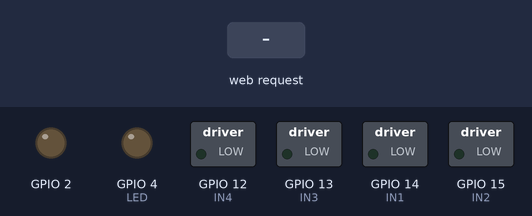
This sketch was run on a simulated ESP32. Shown: switched loads named in the sketch (green lamp = pin HIGH), output pins drawn as LEDs (lit = HIGH). Inputs (shaded band) come from the test bench. WiFi joins after 1.5 s; servers stay silent unless stated; what the sketch prints to the serial monitor is not drawn.

Above: at 2.7 s.
2.8 s: HTTP request GET /adelante received
At 3.3 s:
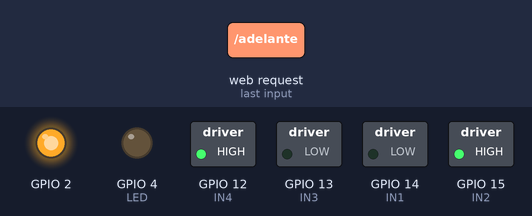
4.3 s: HTTP request GET /atras received
At 5.5 s:
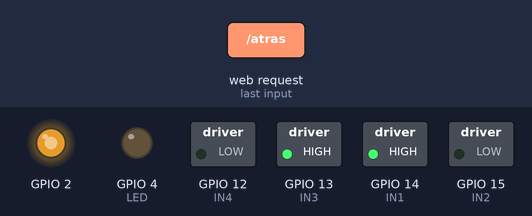
5.8 s: HTTP request GET /horario received
At 6.8 s:
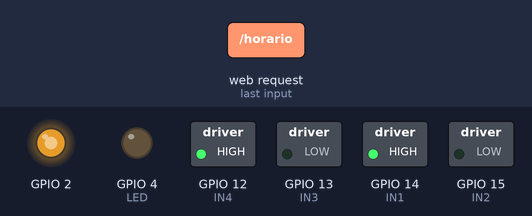
7.3 s: HTTP request GET /antihorario received
At 7.9 s:
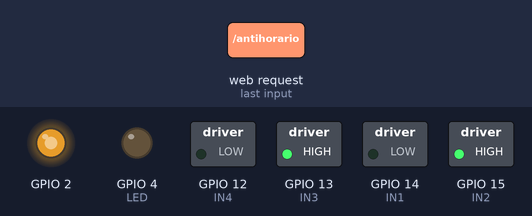
8.8 s: HTTP request GET /luces received
At 9.1 s:
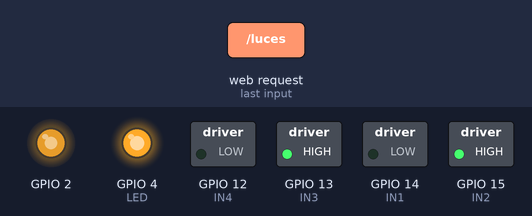
10.3 s: HTTP request GET /parar received
At 11.4 s:
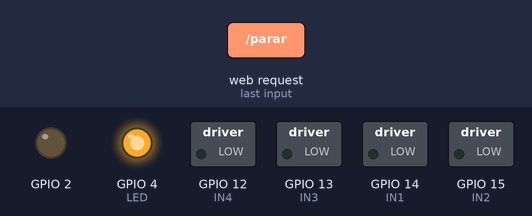
Timing chart, 0 to 12.8 s (numbered marks = the images above; inputs shaded):
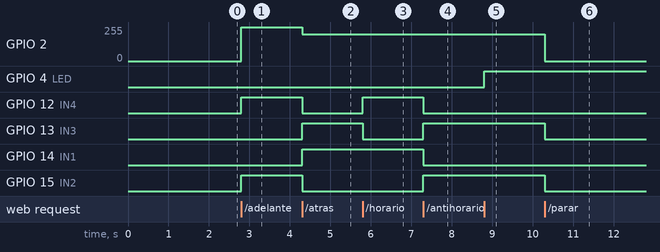

Measured:
- after the input at 2.8 s, GPIO 2: 0/255 → 255/255 at once; GPIO 12 (IN4), GPIO 15 (IN2): LOW → HIGH at once
- after the input at 4.3 s, GPIO 2: 255/255 → 199/255 at once; GPIO 12 (IN4), GPIO 15 (IN2): HIGH → LOW at once; GPIO 13 (IN3), GPIO 14 (IN1): LOW → HIGH at once
- after the input at 5.8 s, GPIO 12 (IN4): LOW → HIGH at once; GPIO 13 (IN3): HIGH → LOW at once
- after the input at 7.3 s, GPIO 12 (IN4), GPIO 14 (IN1): HIGH → LOW at once; GPIO 13 (IN3), GPIO 15 (IN2): LOW → HIGH at once
- after the input at 8.8 s, GPIO 4 (LED): LOW → HIGH at once
- after the input at 10.3 s, GPIO 2: 199/255 → 0/255 at once; GPIO 13 (IN3), GPIO 15 (IN2): HIGH → LOW at once

The sketch:

regularvelocidad.ino
```cpp
// Control de motores L298N con ESP32-CAM via WiFi
#include <WiFi.h>
#include <WebServer.h>

// ========== CONFIGURACIÓN WIFI ==========
const char* ssid = "Asuncion5";     // ⚠ CAMBIAR
const char* password = "44462987";  // ⚠ CAMBIAR

// Pines de conexión L298N a ESP32-CAM
#define IN1 14  // Motor A - Dirección 1
#define IN2 15  // Motor A - Dirección 2
#define IN3 13  // Motor B - Dirección 1
#define IN4 12  // Motor B - Dirección 2
#define LED 4

//Control velocidad
#define EN 2


int gradosXseg = 154;
float velocidadRobot = 0.67f;

WebServer server(80);

// Variables para giro de 1 segundo
bool giroActivo = false;
unsigned long tiempoInicio = 0;

void setup() {
  Serial.begin(115200);
  Serial.println("\n=== ESP32-CAM Control de Motores ===");

  // Configurar pines
  pinMode(IN1, OUTPUT);
  pinMode(IN2, OUTPUT);
  pinMode(IN3, OUTPUT);
  pinMode(IN4, OUTPUT);
  pinMode(LED, OUTPUT);

  ledcAttachChannel(EN, 5000, 8, 0);

  /* ledcSetup(canal, frecuencia, resolución_bits)

canal → un número interno (ej. 0, 1, 2...) que identifica el canal PWM.

frecuencia → la frecuencia del PWM (ej. 5000 Hz).

resolución_bits → define cuántos pasos de PWM tienes (ej. 8 bits → 0 a 255).

👉 Si usas 8 bits, el valor de velocidad va de 0 a 255.
👉 Si usas 10 bits, va de 0 a 1023. */


  pararMotores();
  digitalWrite(LED, LOW);

  // Conectar a WiFi
  Serial.print("Conectando a WiFi");
  WiFi.begin(ssid, password);
  while (WiFi.status() != WL_CONNECTED) {
    delay(500);
    Serial.print(".");
  }

  Serial.println("\n✅ WiFi conectado!");
  Serial.print("📱 Dirección IP: ");
  Serial.println(WiFi.localIP());

  // Rutas
  server.on("/", handleRoot);
  server.on("/adelante", handleAdelante);
  server.on("/atras", handleAtras);
  server.on("/horario", handleHorario);
  server.on("/antihorario", handleAntihorario);
  server.on("/parar", handleParar);
  server.on("/luces", handleLuces);

  // Ruta para el giro 1 segundo
  server.on("/horarioSegundo", handleHorarioSegundo);

  server.on("/adelanteMetros", []() {
    if (server.hasArg("dist")) {
      float metros = server.arg("dist").toFloat();
      moverAdelanteMetros(metros);
      server.send(200, "text/plain", "🚗 Avanzando " + String(metros) + " m");
    } else {
      server.send(400, "text/plain", "Falta parametro dist (ej: /adelanteMetros?dist=2.5)");
    }
  });
  server.on("/setGrados", []() {
    if (server.hasArg("valor")) {
      gradosXseg = server.arg("valor").toInt();
      server.send(200, "text/plain", "✅ gradosXseg actualizado a " + String(gradosXseg));
      Serial.println("Nuevo valor gradosXseg: " + String(gradosXseg));
    } else {
      server.send(400, "text/plain", "⚠️ Falta parametro valor (ej: /setGrados?valor=720)");
    }
  });
  server.on("/girarGrados", []() {
    if (server.hasArg("g")) {
      float grados = server.arg("g").toFloat();
      girarAntiHorarioGrado(grados);
      server.send(200, "text/plain", "⟲ Girando " + String(grados) + "° antihorario");
    } else {
      server.send(400, "text/plain", "⚠️ Falta parámetro g (ej: /girarGrados?g=45)");
    }
  });


  server.begin();
  Serial.println("🚀 Servidor web iniciado");
}

void loop() {
  server.handleClient();
  // Si hay un giro activo, controlar el tiempo
  if (giroActivo && millis() - tiempoInicio >= 1000) {
    pararMotores();
    giroActivo = false;
    Serial.println("🛑 Giro horario terminado (1s)");
  }
}

// ========== FUNCIONES DE CONTROL ==========
void girarHorario() {
  ledcWrite(EN, 200);
  digitalWrite(IN1, HIGH);
  digitalWrite(IN2, LOW);
  digitalWrite(IN3, LOW);
  digitalWrite(IN4, HIGH);
}

void girarAntihorario() {
  ledcWrite(EN, 200);
  digitalWrite(IN1, LOW);
  digitalWrite(IN2, HIGH);
  digitalWrite(IN3, HIGH);
  digitalWrite(IN4, LOW);
}

void irAtras() {
  ledcWrite(EN, 200);
  digitalWrite(IN1, HIGH);
  digitalWrite(IN2, LOW);
  digitalWrite(IN3, HIGH);
  digitalWrite(IN4, LOW);
}

void irAdelante() {
  ledcWrite(EN, 255);
  digitalWrite(IN1, LOW);
  digitalWrite(IN2, HIGH);
  digitalWrite(IN3, LOW);
  digitalWrite(IN4, HIGH);
}

void pararMotores() {
  ledcWrite(EN, 0);
  digitalWrite(IN1, LOW);
  digitalWrite(IN2, LOW);
  digitalWrite(IN3, LOW);
  digitalWrite(IN4, LOW);
}

void toggleLuces() {
  int estado = digitalRead(LED);
  digitalWrite(LED, !estado);
}

// ========== HANDLERS ==========
void handleRoot() {
  String html = R"rawliteral(
<!DOCTYPE html>
<html lang="es">
<head>
<meta charset="UTF-8">
<meta name="viewport" content="width=device-width, initial-scale=1.0">
<title>Control ESP32-CAM</title>
<style>
    body {
        font-family: Arial, sans-serif;
        background: linear-gradient(135deg, #667eea 0%, #764ba2 100%);
        min-height: 100vh;
        display: flex;
        justify-content: center;
        align-items: center;
    }
    .container {
        background: white;
        border-radius: 20px;
        padding: 30px;
        box-shadow: 0 20px 60px rgba(0,0,0,0.3);
        max-width: 400px;
        width: 100%;
        text-align: center;
    }
    .btn {
        width: 100%;
        padding: 20px;
        margin: 10px 0;
        border: none;
        border-radius: 12px;
        font-size: 18px;
        font-weight: bold;
        color: white;
        cursor: pointer;
        transition: transform 0.1s;
        text-transform: uppercase;
    }
    .btn:active { transform: scale(0.95); }
    .btn-adelante { background: linear-gradient(135deg, #00c6ff, #0072ff); }
    .btn-atras { background: linear-gradient(135deg, #f7971e, #ffd200); }
    .btn-horario { background: linear-gradient(135deg, #667eea, #764ba2); }
    .btn-antihorario { background: linear-gradient(135deg, #f093fb, #f5576c); }
    .btn-parar { background: linear-gradient(135deg, #fa709a, #fee140); }
    .btn-luces { background: linear-gradient(135deg, #4facfe, #00f2fe); }
    .status {
        background: #f0f0f0;
        padding: 15px;
        border-radius: 10px;
        margin-bottom: 20px;
        font-weight: bold;
        color: #555;
    }
</style>
</head>
<body>
<div class="container">
    <h1>🤖 Control de Motores</h1>
    <div class="status" id="status">Listo</div>

    <button class="btn btn-adelante"
        onmousedown="start('adelante')" onmouseup="stop()"
        ontouchstart="start('adelante')" ontouchend="stop()">⬆️ ADELANTE</button>

    <button class="btn btn-atras"
        onmousedown="start('atras')" onmouseup="stop()"
        ontouchstart="start('atras')" ontouchend="stop()">⬇️ ATRÁS</button>

    <button class="btn btn-horario"
        onmousedown="start('horario')" onmouseup="stop()"
        ontouchstart="start('horario')" ontouchend="stop()">➡️ GIRAR HORARIO</button>

    <button class="btn btn-horario" onclick="enviar('horarioSegundo')">
        ⏱️ ANDAR 1 SEGUNDO
    </button>

    <button class="btn btn-antihorario"
        onmousedown="start('antihorario')" onmouseup="stop()"
        ontouchstart="start('antihorario')" ontouchend="stop()">⬅️ GIRAR ANTIHORARIO</button>


    <button class="btn btn-parar" onclick="enviar('parar')">⏹ PARAR</button>
    <button class="btn btn-luces" onclick="enviar('luces')">💡 LUCES</button>

    <!-- 🚀 NUEVO CONTROL: METROS -->
    <div style="margin-top:20px;">
        <input type="number" id="metros" placeholder="Metros a avanzar"
               style="padding:10px; width:70%; border-radius:10px; border:1px solid #ccc;">
        <button class="btn btn-adelante" onclick="adelanteMetros()">🚗 AVANZAR METROS</button>
    </div>
    <!-- 🚀 NUEVO CONTROL: GRADOS POR SEGUNDO -->
    <div style="margin-top:20px;">
        <input type="number" id="grados" value="360"
              style="padding:10px; width:70%; border-radius:10px; border:1px solid #ccc;">
        <button class="btn btn-horario" onclick="setGrados()">⚙️ ACTUALIZAR GRADOS</button>
    </div>
    <!-- 🚀 NUEVO CONTROL: GIRAR X GRADOS (ANTIHORARIO) -->
    <div style="margin-top:20px;">
      <input type="number" id="gradosAntihorario" placeholder="Grados (ej: 45)"
             style="padding:10px; width:70%; border-radius:10px; border:1px solid #ccc;">
      <button class="btn btn-antihorario" onclick="girarGrados()">⟲ GIRAR GRADOS</button>
    </div>
</div>

<script>
function enviar(accion) {
    fetch('/' + accion)
        .then(r => r.text())
        .then(data => { document.getElementById('status').textContent = data; })
        .catch(_ => { document.getElementById('status').textContent = 'Error'; });
}

function start(accion) { enviar(accion); }
function stop() { enviar('parar'); }

// 🚀 FUNCIÓN PARA AVANZAR METROS
function adelanteMetros() {
    let m = document.getElementById("metros").value;
    if(m && m > 0) {
        fetch('/adelanteMetros?dist=' + m)
            .then(r => r.text())
            .then(data => { document.getElementById('status').textContent = data; })
            .catch(_ => { document.getElementById('status').textContent = 'Error'; });
    } else {
        document.getElementById('status').textContent = "⚠️ Ingresá un valor válido";
    }
}

function setGrados() {
    let g = document.getElementById("grados").value;
    if(g && g > 0) {
        fetch('/setGrados?valor=' + g)
            .then(r => r.text())
            .then(data => { document.getElementById('status').textContent = data; })
            .catch(_ => { document.getElementById('status').textContent = 'Error'; });
    } else {
        document.getElementById('status').textContent = "⚠️ Ingresá un valor válido";
    }
}
function girarGrados() {
  let g = parseFloat(document.getElementById("gradosAntihorario").value);
  if (!isNaN(g) && g > 0) {
    fetch('/girarGrados?g=' + g)
      .then(r => r.text())
      .then(data => { document.getElementById('status').textContent = data; })
      .catch(_ => { document.getElementById('status').textContent = 'Error'; });
  } else {
    document.getElementById('status').textContent = "⚠️ Ingresá un valor de grados válido (> 0)";
  }
}

</script>
</body>
</html>
)rawliteral";

  server.send(200, "text/html", html);
}

void handleAdelante() {
  irAdelante();
  Serial.println("🚗 Adelante");
  server.send(200, "text/plain", "🚗 Adelante");
}

void handleAtras() {
  irAtras();
  Serial.println("🚙 Atrás");
  server.send(200, "text/plain", "🚙 Atrás");
}

void handleHorario() {
  girarHorario();
  Serial.println("➡️ Giro horario");
  server.send(200, "text/plain", "➡️ Giro horario");
}

void handleHorarioSegundo() {
  girarAntihorario();
  tiempoInicio = millis();
  giroActivo = true;
  Serial.println("➡️ Giro horario (1s)");
  server.send(200, "text/plain", "➡️ Giro horario (1s)");
}


void handleirAdelanteTresMetros() {
  irAdelante();
  tiempoInicio = millis();
  giroActivo = true;
  Serial.println("➡️ Giro horario (1s)");
  server.send(200, "text/plain", "➡️ Giro horario (1s)");
}

void moverAdelanteMetros(float metros) {
  unsigned long duracionMovimiento = (metros / velocidadRobot) * 1000;  // tiempo en ms
  irAdelante();
  delay(duracionMovimiento);  // 🚫 Bloquea todo
  pararMotores();
}


void girarAntiHorarioGrado(float grados) {
  if (grados <= 0) return;

  unsigned long msGiro;

  const float base = (grados * 1000.0f) / (float)gradosXseg;
  msGiro = (unsigned long)roundf(base);


  girarAntihorario();
  delay(msGiro);  // bloquea
  pararMotores();
}


void handleAntihorario() {
  girarAntihorario();
  Serial.println("⬅️ Giro antihorario");
  server.send(200, "text/plain", "⬅️ Giro antihorario");
}

void handleParar() {
  pararMotores();
  Serial.println("🛑 Motores parados");
  server.send(200, "text/plain", "🛑 Motores parados");
}

void handleLuces() {
  toggleLuces();
  int estado = digitalRead(LED);
  String mensaje = estado ? "💡 Luces ENCENDIDAS" : "💡 Luces APAGADAS";
  Serial.println(mensaje);
  server.send(200, "text/plain", mensaje);
}
```
